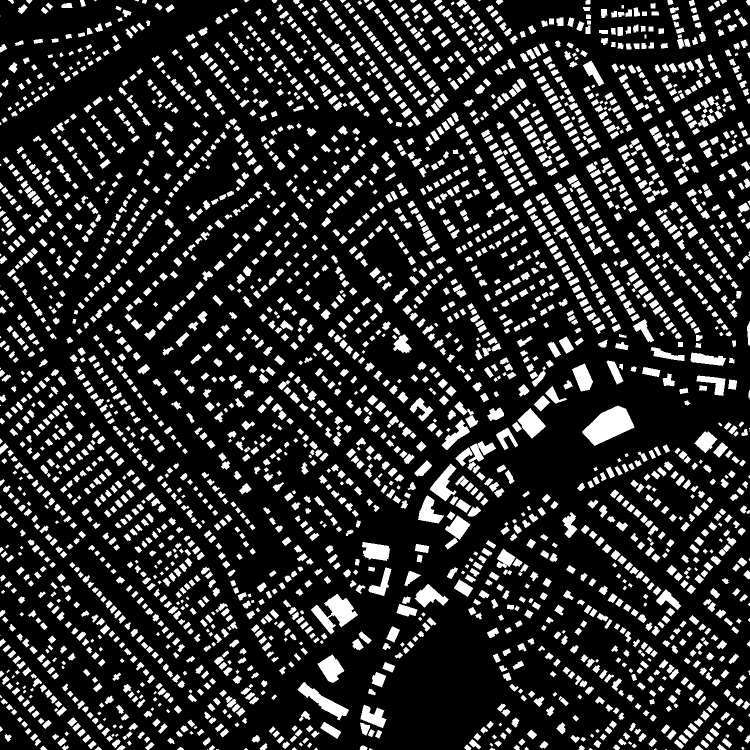
#> input picture datasets/data/png/test_labels/22828930_15.png, 1500 x 1500 px, given as the content of the folder datasets/data/png/train, which was not available (shown at 1/2 size)
$ python split_resize_images.py
#> lines starting #> are read from the running program, lines starting #| are printed output that depends on the picture; after the words box and inside, x2 and y2 are one past the last pixel; in counts of white or black regions, pixels touching at a corner belong together; pictures that were not available may be replaced by others from this repository, and a replacement may not be noted
#> in process_directory, image is the input picture: shape (1500, 1500, 3); 17.3% white; 3007 white regions (29 under 20 px), largest, box (x1, y1, x2, y2) and area: (1164, 811, 1269, 892) 4637, (622, 1188, 716, 1269) 3248, (595, 1364, 698, 1441) 2245
import os
import cv2
import numpy as np

def split_and_resize(image, mask, base_filename, save_image_dir, save_mask_dir, new_dim=512):
#> called with base_filename = '22828930_15', save_image_dir = 'datasets/data/png/train_split_and_txt', save_mask_dir = 'datasets/data/png/train_split_labels', new_dim = 512
    h, w = image.shape[:2]
#> h = 1500; w = 1500
    split_size = h // 3  # Splitting into 3x3 grid
#> split_size = 500

    for i in range(3):
        for j in range(3):
            sub_image = image[i * split_size:(i + 1) * split_size, j * split_size:(j + 1) * split_size]
            sub_mask = mask[i * split_size:(i + 1) * split_size, j * split_size:(j + 1) * split_size]

            resized_image = cv2.resize(sub_image, (new_dim, new_dim))
            resized_mask = cv2.resize(sub_mask, (new_dim, new_dim))

            sub_filename = f"{base_filename}_{i}_{j}.png"
            cv2.imwrite(os.path.join(save_image_dir, sub_filename), resized_image)
            cv2.imwrite(os.path.join(save_mask_dir, sub_filename), resized_mask)
#> this loop made 3 passes
#> pass 1, in split_and_resize, `cv2.imwrite(os.path.join(save_image_dir, sub_filename), resized_image)`:
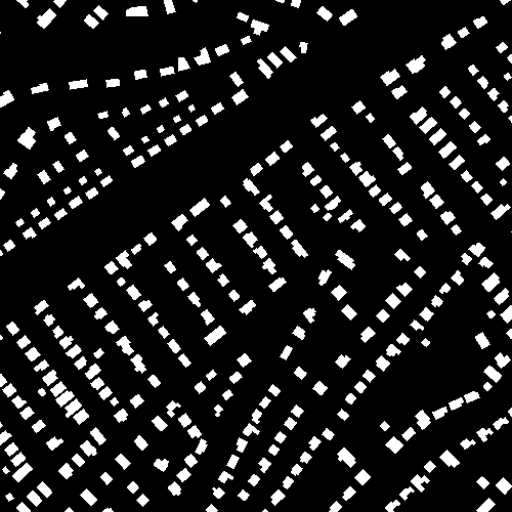
#> saved as 22828930_15_0_0.png: shape (512, 512, 3); min 0, max 255, mean 32.4
#> pass 1, in split_and_resize, `cv2.imwrite(os.path.join(save_image_dir, sub_filename), resized_image)`:
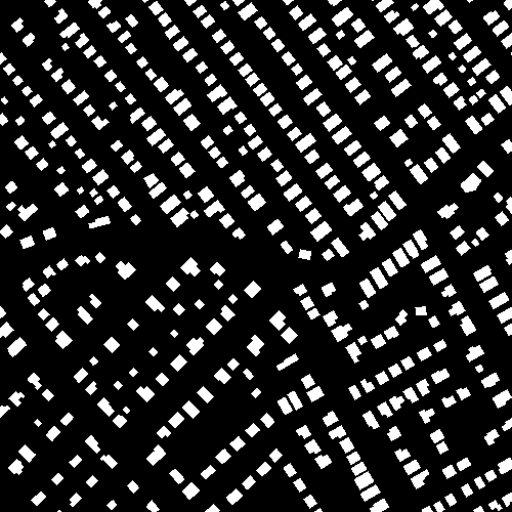
#> saved as 22828930_15_0_1.png: shape (512, 512, 3); min 0, max 255, mean 46
#> after the loop:
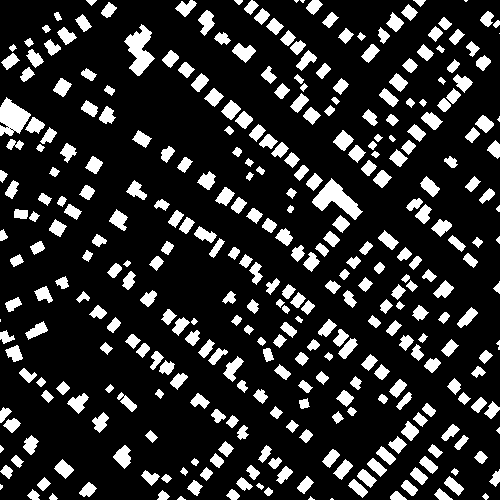
#> sub_image: shape (500, 500, 3); 16.9% white; 342 white regions (11 under 20 px), largest, box (x1, y1, x2, y2) and area: (312, 178, 363, 220) 858, (124, 24, 155, 76) 787, (0, 97, 31, 136) 750

def process_directory(image_dir, mask_dir, save_image_dir, save_mask_dir, new_dim=512):
    os.makedirs(save_image_dir, exist_ok=True)
    os.makedirs(save_mask_dir, exist_ok=True)

    for filename in os.listdir(image_dir):
        if filename.endswith('.png'):
            image_path = os.path.join(image_dir, filename)
            mask_path = os.path.join(mask_dir, filename)

            image = cv2.imread(image_path)
            mask = cv2.imread(mask_path, cv2.IMREAD_GRAYSCALE)

            if image is not None and mask is not None:
                base_filename = os.path.splitext(filename)[0]
                split_and_resize(image, mask, base_filename, save_image_dir, save_mask_dir, new_dim)

# Define paths
base_dir = 'datasets/data/png'
process_directory(os.path.join(base_dir, 'train'), os.path.join(base_dir, 'train_labels'), os.path.join(base_dir, 'train_split_and_txt'), os.path.join(base_dir, 'train_split_labels'))
process_directory(os.path.join(base_dir, 'val'), os.path.join(base_dir, 'val_labels'), os.path.join(base_dir, 'val_split_and_txt'), os.path.join(base_dir, 'val_split_labels'))
#> the loop in split_and_resize (call 2), `for i in range(3):` made 3 passes
#> pass 1, in split_and_resize (call 2), `cv2.imwrite(os.path.join(save_image_dir, sub_filename), resized_image)`:
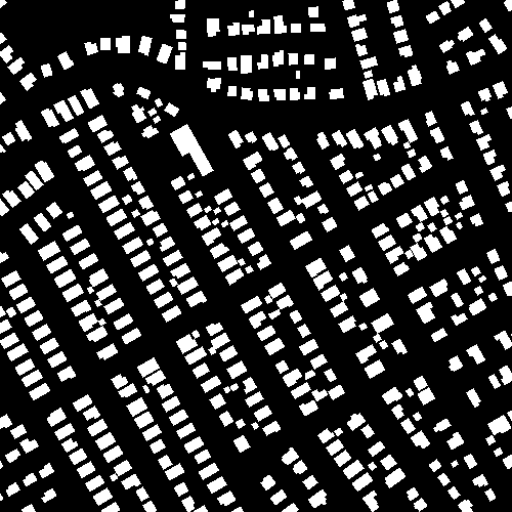
#> saved as 22828930_15_0_2.png: shape (512, 512, 3); min 0, max 255, mean 56.6
#> pass 2, in split_and_resize (call 2), `cv2.imwrite(os.path.join(save_image_dir, sub_filename), resized_image)`:
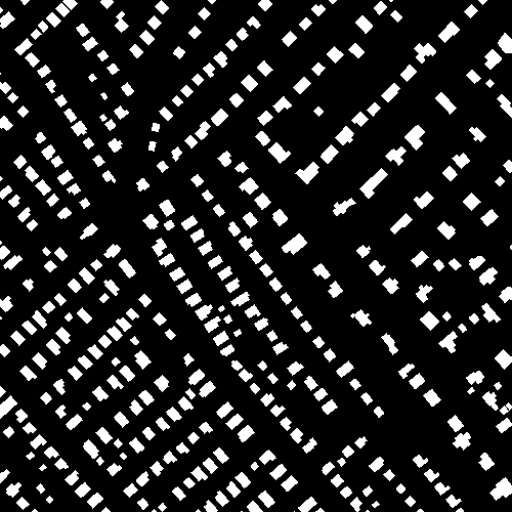
#> saved as 22828930_15_1_0.png: shape (512, 512, 3); min 0, max 255, mean 39.5
process_directory(os.path.join(base_dir, 'test'), os.path.join(base_dir, 'test_labels'), os.path.join(base_dir, 'test_split_and_txt'), os.path.join(base_dir, 'test_split_labels'))
#> the loop in split_and_resize (call 3), `for i in range(3):` made 3 passes
#> pass 2, in split_and_resize (call 3), `cv2.imwrite(os.path.join(save_image_dir, sub_filename), resized_image)`:
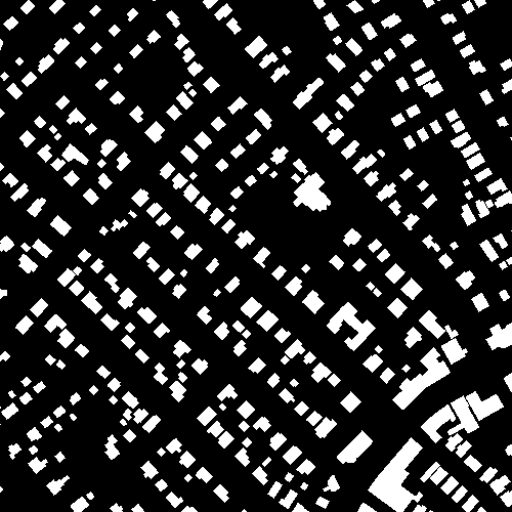
#> saved as 22828930_15_1_1.png: shape (512, 512, 3); min 0, max 255, mean 47.4
#> pass 2, in split_and_resize (call 3), `cv2.imwrite(os.path.join(save_image_dir, sub_filename), resized_image)`:
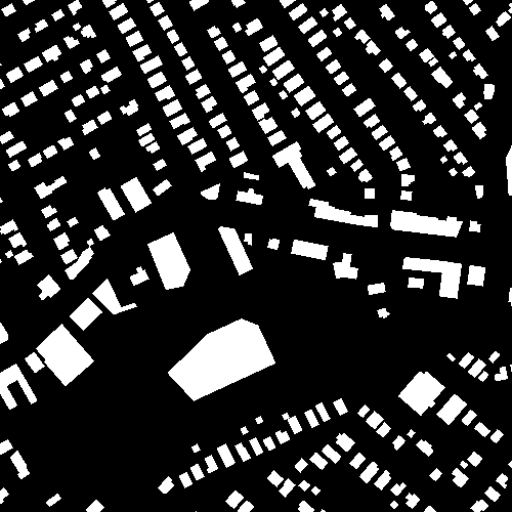
#> saved as 22828930_15_1_2.png: shape (512, 512, 3); min 0, max 255, mean 47.8

$ run again, on datasets/data/png/test_split_labels/22828930_15_1_0.png
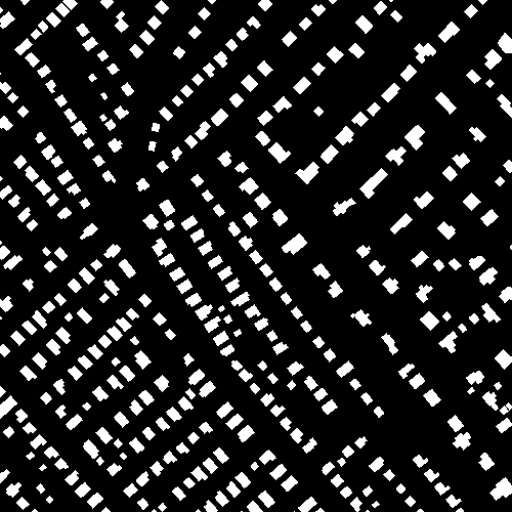
#> input picture datasets/data/png/test_split_labels/22828930_15_1_0.png, 512 x 512 px, given as the content of the folder datasets/data/png/train, which was not available
#> in process_directory, image is the input picture: shape (512, 512, 3); min 0, max 255, mean 39.5
#> after the loop in split_and_resize, `for i in range(3):`:
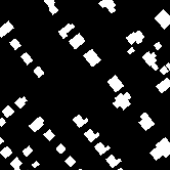
#> sub_image: shape (170, 170, 3); min 0, max 255, mean 34.5
#> the loop in split_and_resize (call 3), `for i in range(3):` made 3 passes
#> pass 2, in split_and_resize (call 3), `cv2.imwrite(os.path.join(save_image_dir, sub_filename), resized_image)`:
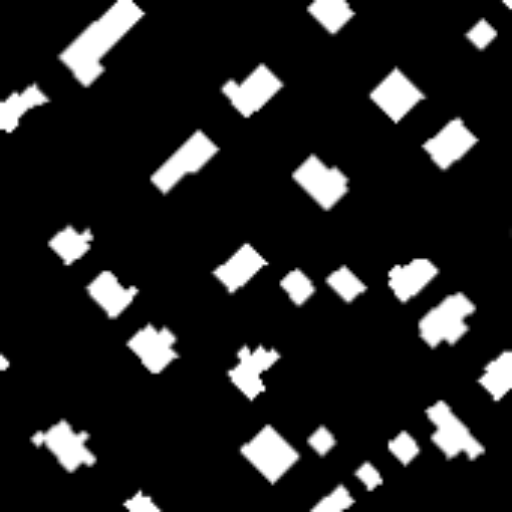
#> saved as 22828930_15_1_0_1_2.png: shape (512, 512, 3); min 0, max 255, mean 32.9
